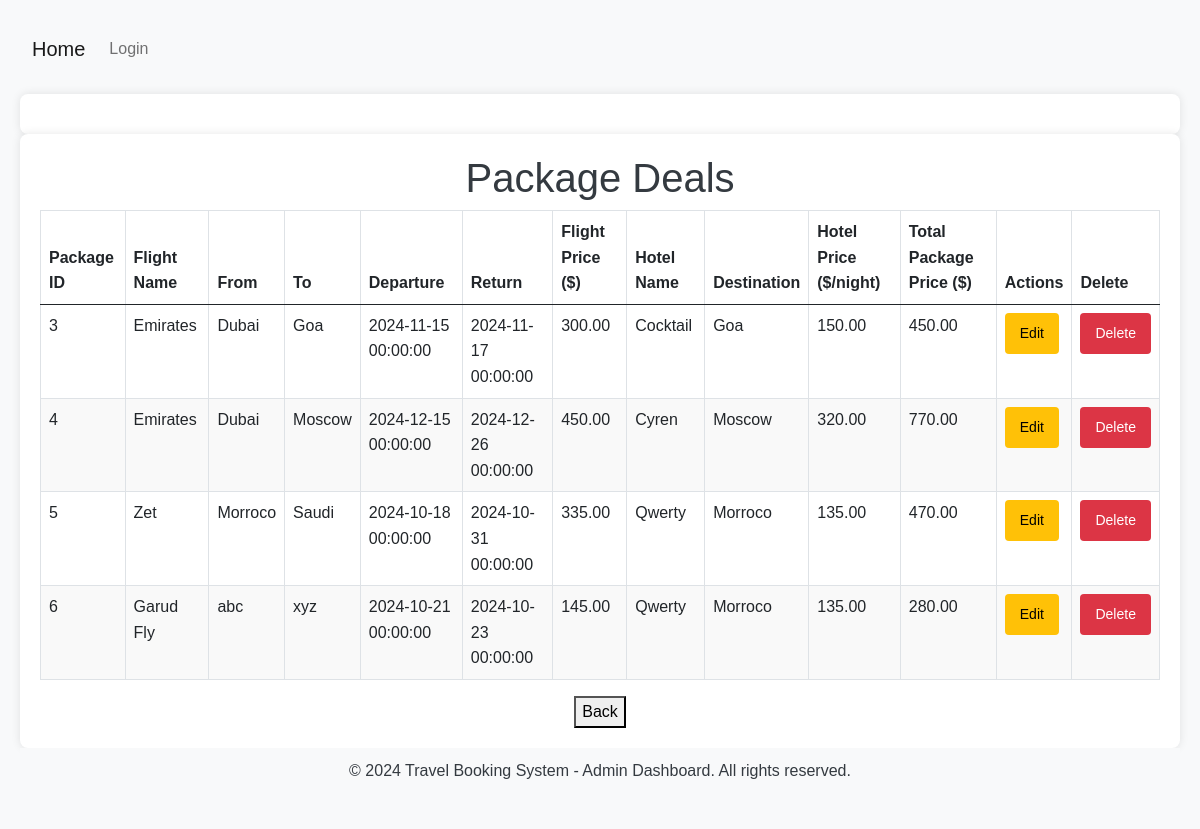
The app's page /show_package with its own data.
### Travel/models.py (models this page shows, shortened)
class PackageDeal(db.Model):
    __tablename__ = 'package_deals'
    package_id = db.Column(db.Integer, primary_key=True)
    flight_id = db.Column(db.Integer, db.ForeignKey('flights.id'), nullable=False)
    hotel_id = db.Column(db.Integer, db.ForeignKey('hotels.id'), nullable=False)
    total_price = db.Column(db.Float, nullable=False)
    flight = db.relationship('Flight', backref='package_deals', lazy=True)
    hotel = db.relationship('Hotel', backref='package_deals', lazy=True)
    def calculate_and_update_price(self):
        flight_price = self.flight.price if self.flight and self.flight.price is not None else 0
        hotel_price = self.hotel.price if self.hotel and self.hotel.price is not None else 0
        self.total_price = flight_price + hotel_price
        return self.total_price

class TravelService(db.Model):
    __abstract__ = True
    id = db.Column(db.Integer, primary_key=True)
    service_id = db.Column(db.Integer, nullable=False)
    availability_count = db.Column(db.Integer, default=0)
    price = db.Column(db.Numeric(10, 2), nullable=False)

class Flight(TravelService):
    __tablename__ = 'flights'
    Flight_Name = db.Column(db.String(80), nullable=False)
    From = db.Column(db.String(80), nullable=False)
    To = db.Column(db.String(80), nullable=False)
    Departure = db.Column(db.DateTime, nullable=False)
    Return = db.Column(db.DateTime, nullable=True)
    status = db.Column(db.String(20), default='Pending')

class Hotel(TravelService):
    __tablename__ = 'hotels'
    Destination = db.Column(db.String(80), nullable=False)
    Hotel_Name = db.Column(db.String(80), nullable=False)
    Check_In = db.Column(db.DateTime, nullable=False)
    Check_Out = db.Column(db.DateTime, nullable=False)
    status = db.Column(db.String(20), default='Pending')

### Travel/views.py (the view)
@bp.route('/show_package')
def show_package():
    packages = PackageDeal.query.all()
    package_prices = [(package, package.calculate_and_update_price()) for package in packages]
    return render_template('show_package.html', package_prices=package_prices)

### Travel/templates/show_package.html
{% extends "base1.html" %}
{% block abc %}
<div class="package-container">
    <h1>Package Deals</h1>
    <div class="table-container">
        {% if package_prices %}
            <table class="table">
                <thead>
                    <tr>
                        <th>Package ID</th>
                        <th>Flight Name</th>
                        <th>From</th>
                        <th>To</th>
                        <th>Departure</th>
                        <th>Return</th>
                        <th>Flight Price ($)</th>
                        <th>Hotel Name</th>
                        <th>Destination</th>
                        <th>Hotel Price ($/night)</th>
                        <th>Total Package Price ($)</th>
                        <th>Actions</th>
                        <th>Delete</th>
                    </tr>
                </thead>
                <tbody>
                    {% for p, price in package_prices %}
                    <tr>
                        <td>{{ p.package_id }}</td>
                        <td>{{ p.flight.Flight_Name }}</td>
                        <td>{{ p.flight.From }}</td>
                        <td>{{ p.flight.To }}</td>
                        <td>{{ p.flight.Departure }}</td>
                        <td>{{ p.flight.Return }}</td>
                        <td>{{ p.flight.price }}</td>
                        <td>{{ p.hotel.Hotel_Name }}</td>
                        <td>{{ p.hotel.Destination }}</td>
                        <td>{{ p.hotel.price }}</td>
                        <td>{{ p.total_price }}</td>
                        <td class="action-buttons">
                            <a href="{{ url_for('travel.edit_package_deal', package_id=p.package_id) }}" class="btn btn-warning btn-sm">Edit</a>
                        </td>
                        <td>
                            <form method="POST" action="{{ url_for('travel.delete_package', package_id=p.package_id) }}" onsubmit="return confirm('Are you sure you want to delete this package deal?');">
                                <button type="submit" class="btn btn-danger btn-sm">Delete</button>
                            </form>
                        </td>
                    </tr>
                    {% endfor %}
                </tbody>
            </table>
        {% else %}
            <p>No packages found.</p>
        {% endif %}
    </div>
</div>
<button class="back-button" onclick="window.location.href='/admin/dashboard'">Back</button>
{% endblock %}

### Travel/static/admin_css.css (style rules this page uses)
body { font-family: 'Arial', sans-serif; line-height: 1.6; background-color: #f8f9fa; color: #343a40; margin: 0; padding: 20px; }
h1, h2, h3, h4, h5, h6 { color: #343a40; }
a { color: #007bff; text-decoration: none; }
form { margin-bottom: 20px; }
.btn { padding: 10px 15px; border: none; border-radius: 4px; cursor: pointer; transition: background-color 0.2s; }
table { width: 100%; border-collapse: collapse; margin-bottom: 20px; }
th, td { padding: 12px; border: 1px solid #dee2e6; text-align: left; }
th { background-color: #f1f1f1; font-weight: bold; }
tbody tr:nth-child(even) { background-color: #f9f9f9; }

### Travel/templates/base1.html (style rules this page uses)
body { display: flex; flex-direction: column; min-height: 100vh; }

### records on screen
PackageDeal: package_id "3", flight.Flight_Name "Emirates", flight.From "Dubai", flight.To "Goa", flight.Departure "2024-11-15 00:00:00", flight.Return "2024-11-17 00:00:00", flight.price "300.00", hotel.Hotel_Name "Cocktail", hotel.Destination "Goa", hotel.price "150.00", total_price "450.00"
PackageDeal: package_id "4", flight.Flight_Name "Emirates", flight.From "Dubai", flight.To "Moscow", flight.Departure "2024-12-15 00:00:00", flight.Return "2024-12-26 00:00:00", flight.price "450.00", hotel.Hotel_Name "Cyren", hotel.Destination "Moscow", hotel.price "320.00", total_price "770.00"
PackageDeal: package_id "5", flight.Flight_Name "Zet", flight.From "Morroco", flight.To "Saudi", flight.Departure "2024-10-18 00:00:00", flight.Return "2024-10-31 00:00:00", flight.price "335.00", hotel.Hotel_Name "Qwerty", hotel.Destination "Morroco", hotel.price "135.00", total_price "470.00"
PackageDeal: package_id "6", flight.Flight_Name "Garud Fly", flight.From "abc", flight.To "xyz", flight.Departure "2024-10-21 00:00:00", flight.Return "2024-10-23 00:00:00", flight.price "145.00", hotel.Hotel_Name "Qwerty", hotel.Destination "Morroco", hotel.price "135.00", total_price "280.00"
